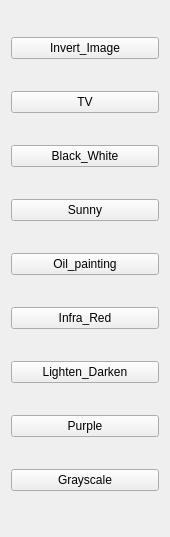
         <widget class="QWidget" name="Colors">
          <property name="geometry">
           <rect>
            <x>0</x>
            <y>0</y>
            <width>170</width>
            <height>537</height>
           </rect>
          </property>
          <attribute name="icon">
           <iconset>
            <normaloff>../../../Youssef Elkhatib/Desktop/color-wheel.png</normaloff>../../../Youssef Elkhatib/Desktop/color-wheel.png</iconset>
          </attribute>
          <attribute name="label">
           <string>Colors</string>
          </attribute>
          <layout class="QVBoxLayout" name="verticalLayout_6">
           <item>
            <widget class="QPushButton" name="Invert_image">
             <property name="toolTip">
              <string>Invert image</string>
             </property>
             <property name="text">
              <string>Invert_Image</string>
             </property>
             <property name="icon">
              <iconset>
               <normaloff>../../../Youssef Elkhatib/Desktop/invert-colors.png</normaloff>../../../Youssef Elkhatib/Desktop/invert-colors.png</iconset>
             </property>
            </widget>
           </item>
           <item>
            <widget class="QPushButton" name="TV">
             <property name="toolTip">
              <string>TV</string>
             </property>
             <property name="statusTip">
              <string>TV</string>
             </property>
             <property name="text">
              <string>TV</string>
             </property>
             <property name="icon">
              <iconset>
               <normaloff>../../../Youssef Elkhatib/Desktop/tv.png</normaloff>../../../Youssef Elkhatib/Desktop/tv.png</iconset>
             </property>
            </widget>
           </item>
           <item>
            <widget class="QPushButton" name="Black_White">
             <property name="toolTip">
              <string>Black and White</string>
             </property>
             <property name="text">
              <string>Black_White</string>
             </property>
             <property name="icon">
              <iconset>
               <normaloff>../../../Youssef Elkhatib/Desktop/black-and-white.png</normaloff>../../../Youssef Elkhatib/Desktop/black-and-white.png</iconset>
             </property>
            </widget>
           </item>
           <item>
            <widget class="QPushButton" name="Sunny">
             <property name="toolTip">
              <string>Sunny filter</string>
             </property>
             <property name="text">
              <string>Sunny</string>
             </property>
             <property name="icon">
              <iconset>
               <normaloff>../../../Youssef Elkhatib/Desktop/sun_1400310.png</normaloff>../../../Youssef Elkhatib/Desktop/sun_1400310.png</iconset>
             </property>
            </widget>
           </item>
           <item>
            <widget class="QPushButton" name="Oil_painting">
             <property name="toolTip">
              <string>Oil painting filter</string>
             </property>
             <property name="text">
              <string>Oil_painting</string>
             </property>
             <property name="icon">
              <iconset>
               <normaloff>../../../Youssef Elkhatib/Desktop/oil.png</normaloff>../../../Youssef Elkhatib/Desktop/oil.png</iconset>
             </property>
            </widget>
           </item>
           <item>
            <widget class="QPushButton" name="Infra_Red">
             <property name="toolTip">
              <string>Infra red filter</string>
             </property>
             <property name="text">
              <string>Infra_Red</string>
             </property>
             <property name="icon">
              <iconset>
               <normaloff>../../../Youssef Elkhatib/Desktop/picture-512.png</normaloff>../../../Youssef Elkhatib/Desktop/picture-512.png</iconset>
             </property>
            </widget>
           </item>
           <item>
            <widget class="QPushButton" name="Lighten_Darken">
             <property name="toolTip">
              <string>Lighten and Darken</string>
             </property>
             <property name="statusTip">
              <string>Lighten and Darken</string>
             </property>
             <property name="text">
              <string>Lighten_Darken</string>
             </property>
             <property name="icon">
              <iconset>
               <normaloff>../../../Youssef Elkhatib/Desktop/brightness_5465005.png</normaloff>../../../Youssef Elkhatib/Desktop/brightness_5465005.png</iconset>
             </property>
            </widget>
           </item>
           <item>
            <widget class="QPushButton" name="Green">
             <property name="toolTip">
              <string>Purple Filter</string>
             </property>
             <property name="statusTip">
              <string>Purple Filter</string>
             </property>
             <property name="text">
              <string>Purple</string>
             </property>
             <property name="icon">
              <iconset>
               <normaloff>../../../Youssef Elkhatib/Desktop/icone-d-image-violet.png</normaloff>../../../Youssef Elkhatib/Desktop/icone-d-image-violet.png</iconset>
             </property>
            </widget>
           </item>
           <item>
            <widget class="QPushButton" name="Grayscale">
             <property name="toolTip">
              <string>Grayscale Filter</string>
             </property>
             <property name="statusTip">
              <string>Grayscale Filter</string>
             </property>
             <property name="text">
              <string>Grayscale</string>
             </property>
             <property name="icon">
              <iconset>
               <normaloff>../../../Youssef Elkhatib/Desktop/image-512.png</normaloff>../../../Youssef Elkhatib/Desktop/image-512.png</iconset>
             </property>
            </widget>
           </item>
          </layout>
         </widget>
